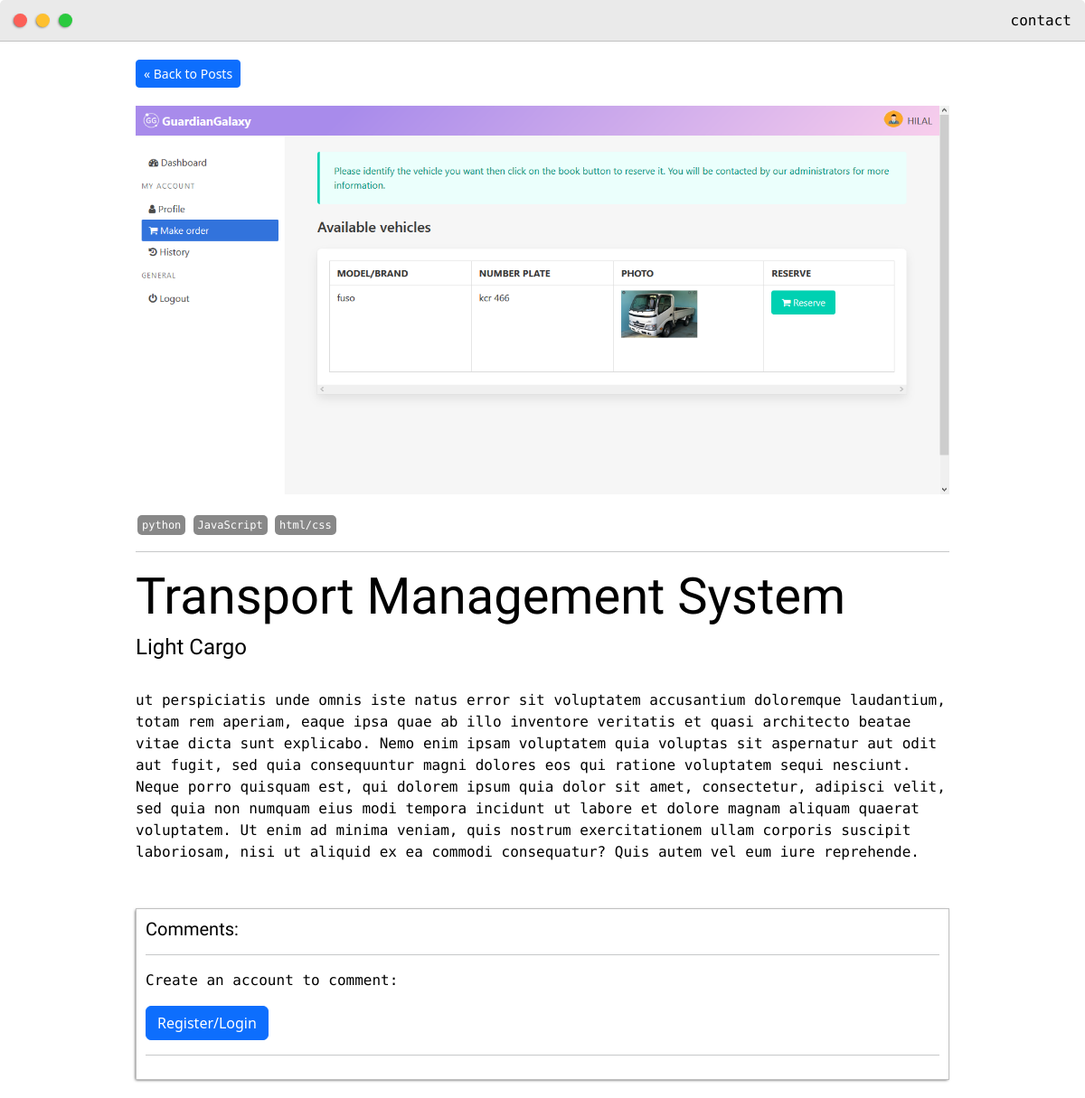
/post/transport-management-system-3/, run on the app's committed database.
### base/models.py (models this page shows, shortened)
class Post(models.Model):
    headline = models.CharField(max_length=200)
    sub_headline = models.CharField(max_length=200, null=True, blank=True)
    thumbnail = models.ImageField(null=True,blank=True, upload_to="images", default="placeholder.png")
    body = RichTextUploadingField(null=True, blank=True)
    created = models.DateTimeField(auto_now_add=True)
    active = models.BooleanField(default=False)
    featured = models.BooleanField(default=False)
    tags = models.ManyToManyField(Tag, blank=True)
    slug = models.SlugField(null=True, blank=True)

class Tag(models.Model):
    name = models.CharField(max_length=200)
    def __str__(self):
        return self.name

### base/views.py (the view)
# urls.py: path('post/<slug:slug>/', views.post, name="post"),
def post(request, slug):
    post = Post.objects.get(slug=slug)
    context = {'post':post}
    return render(request, 'base/post.html', context)

### base/templates/base/post.html (shortened to what this page needs)
{% extends 'base/main.html' %}
{% load static %}
{% block content %}
<div class="post-container">
	<a class="btn btn-sm btn-primary" href="">&laquo Back to Posts</a>
	<img class="featured_image" src="{{post.thumbnail.url}}">
	{% for tag in post.tags.all %}
		<span class="tag">{{tag}}</span>
	{% endfor %}
	<hr>
	<h1>{{post.headline}}</h1>
	<h4>{{post.sub_headline}}</h4>
	<br>
	<p>{{post.body|safe}}</p>
	<div class="comments-wrapper">
		<h5>Comments: {{post.postcomment_set.all.count}}</h5>
		<hr>
		{% if request.user.is_authenticated %}
		<form action="" method="POST">
			{% csrf_token %}
			<textarea required class="form-control" placeholder="Leave a comment..." name="comment"></textarea>
			<br>
			<input class="btn btn-info" type="submit" value="Submit">
		</form>
		{% else %}
			<p>Create an account to comment:</p>
			<a class="btn btn-primary" href="{% url 'register' %}">Register/Login</a>
		{% endif %}
		<hr>
	</div>
</div>
{% endblock content %}

### static/css/default.css (style rules this page uses)
:root { --mainColor:#eaeaea; --secondaryColor:#fff; --borderColor:#c1c1c1; --mainText:black; --secondaryText:#4b5156; --themeDotBorder:#24292e; --previewBg:rgb(251,249,243, 0.8); --previewShadow:#f0ead6; --buttonColor:black; }
html, body { padding: 0; margin: 0; }
body * { transition: 0.3s; }
h1,h2,h3,h4,h5,h6, strong { color: var(--mainText); font-family: 'Russo One', sans-serif; font-weight: 500; }
p,li,span,label,input,textarea { color: var(--mainText); font-family: 'Roboto Mono', monospace; }
a { text-decoration: none; color: #17a2b8; }
h1 { font-size: 56px; }
h4 { font-size: 24px; }
h5 { font-size: 20px; }
.tag { display: inline-block; color: #fff; background-color: #888; border-radius: 5px; margin: 2px; padding: 2px 5px; font-size: 12px; }

### base/templates/base/post.html (style rules this page uses)
img { max-width: 100%; object-fit: cover; }
.featured_image { margin-top: 20px; margin-bottom: 20px; }
.post-container { width: 900px; margin: 0 auto; padding-top: 20px; padding-bottom: 20px; }
.comments-wrapper { margin-top: 50px; padding: 10px; border:1px solid var(--borderColor); -webkit-box-shadow: -1px 1px 3px -1px rgba(0,0,0,0.75); -moz-box-shadow: -1px 1px 3px -1px rgba(0,0,0,0.75); box-shadow: -1px 1px 3px -1px rgba(0,0,0,0.75); }

### data on the page
Post: thumbnail (picture), headline "Transport Management System", sub_headline "Light Cargo", body "ut perspiciatis unde omnis iste natus error sit voluptatem accusantium doloremque laudantium, totam rem aperiam, eaque ipsa quae ab illo inventore veritatis et quasi architecto beatae vitae dicta sunt explicabo. Nemo enim ipsam voluptatem quia voluptas sit aspernatur aut odit aut fugit, sed quia consequuntur magni dolores eos qui ratione voluptatem sequi nesciunt. Neque porro quisquam est, qui dolorem ipsum quia dolor sit amet, consectetur, adipisci velit, sed quia non numquam eius modi tempora incidunt ut labore et dolore magnam aliquam quaerat voluptatem. Ut enim ad minima veniam, quis nostrum exercitationem ullam corporis suscipit laboriosam, nisi ut aliquid ex ea commodi consequatur?…"
Tag: name "python"
Tag: name "JavaScript"
Tag: name "html/css"
